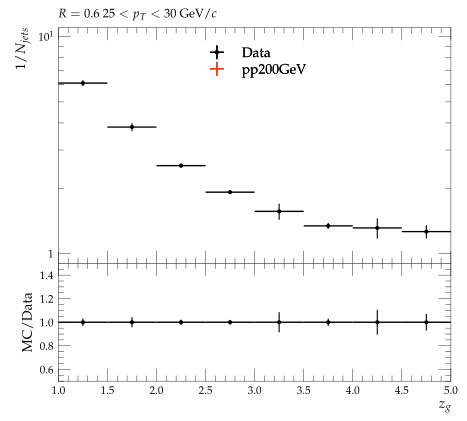

Source code (Python):
#! /usr/bin/env python3

# This Python script was auto-generated using YODA v2.1.0.
# Analysis object: /STAR_2020_I1783875/d30-x01-y01
# Timestamp: 07-10-2025 (18:42:22)

import matplotlib as mpl
import matplotlib.pyplot as plt
mpl.use('Agg') # comment out for interactive use
import os
import numpy as np
from numpy import nan, inf

plotDir = os.path.split(os.path.realpath(__file__))[0]
if 'YODA_USER_PLOT_PATH' in globals():
    plot_outdir = globals()['YODA_USER_PLOT_PATH']
else:
    plot_outdir = plotDir

#plot style
plt.style.use(os.path.join(plotDir, '../default.mplstyle'))
# plot metadata
figW, figH = plt.rcParams['figure.figsize']
ax_xLabel = r'$z_{g}$'
ax_yLabel = r'$1/N_{jets}$'
ax_title  = r'$R=0.6 ~ 25 < p_{T} < 30$ GeV/$c$'
ax_xScale = 'linear'
ax_yScale = 'log'
xLims = (1.0, 5.0)
yLims = (0.9, 11.0)

# TeX-friendly labels for the legend
labels = {
    'legend' : ([ r"Data", r"pp200GeV" ], r""),
}

# Adjust canvas width and height
canvasW = 10.0
canvasH = 9.0
figW *= canvasW/10.
figH *= canvasH/9.

# Create figure and axis objects
fig, (ax, ratio0_ax) = plt.subplots(2, 1, sharex=True,
                  figsize=(figW,figH), gridspec_kw={'height_ratios': (6.0, 3.0)})

# Set figure margins
plt.subplots_adjust(
    left   = 1.0 * plt.rcParams['figure.subplot.left'],
    right  = 1.0 * plt.rcParams['figure.subplot.right'],
    top    = 1.0 * plt.rcParams['figure.subplot.top'],
    bottom = 1.0 * plt.rcParams['figure.subplot.bottom'])

ratio0_ax.yaxis.set_major_locator(mpl.ticker.MultipleLocator(0.2))
ratio0_ax.set_ylim(0.5, 1.4999)
ratio0_ax.set_ylabel('MC/Data')

# the numerical data is stored in a separate file
dataf = dict()
prefix = os.path.split(__file__)[0]
if prefix:    prefix = prefix + '/'
exec(open(prefix+'d30-x01-y01__data.py').read(), dataf)


legend_handles = dict() # keep track of handles for the legend

# style options for curves
# starts at zorder>=5 to draw curve on top of legend
styles = {
  'Data': {
    'color' : 'black',
    'linestyle' : '-',
    'linewidth' : 1,
    'marker' : 'o',
    'markersize' : 2,
    'capsize' : 0.0,
    'zorder' : 5,
    'histstyle' : 0,
    'drawstyle' : 'steps-pre',
    'xerrorbars' : 1,
    'yerrorbars' : 1,
    'fillcolor' : None,
    'fillopacity' : 1.0,
    'ratio0_linestyle' : '-',
    'ratio0_linewidth' : 1,
    'ratio0_marker' : 'o',
    'ratio0_markersize' : 2,
    'ratio0_capsize' : 0.0,
    'ratio0_zorder' : 5,
    'ratio0_histstyle' : 0,
    'ratio0_drawstyle' : 'steps-pre',
    'ratio0_xerrorbars' : 1,
    'ratio0_yerrorbars' : 1,
  },
  'pp200GeV.yoda': {
    'color' : '#EE3311',
    'linestyle' : '-',
    'linewidth' : 1,
    'marker' : 'none',
    'markersize' : 2,
    'capsize' : 0.0,
    'zorder' : 6,
    'histstyle' : 1,
    'drawstyle' : 'steps-pre',
    'xerrorbars' : 1,
    'yerrorbars' : 1,
    'fillcolor' : None,
    'fillopacity' : 1.0,
    'ratio0_linestyle' : '-',
    'ratio0_linewidth' : 1,
    'ratio0_marker' : 'none',
    'ratio0_markersize' : 2,
    'ratio0_capsize' : 0.0,
    'ratio0_zorder' : 6,
    'ratio0_histstyle' : 1,
    'ratio0_drawstyle' : 'steps-pre',
    'ratio0_xerrorbars' : 1,
    'ratio0_yerrorbars' : 1,
  },
}

# curve from input yoda files in main panel
for label, yvals in dataf['yvals'].items():
    if all(np.isnan(v) for v in dataf['yvals'][label]):
        continue
    tmp = None
    if styles[label]['histstyle']: # draw as histogram
        xpos = dataf['xedges'][label] if styles[label]['drawstyle'] else dataf['xpoints'][label]
        ypos = np.insert(yvals, 0, yvals[0]) if styles[label]['drawstyle'] else yvals
        if styles[label]['fillcolor']: # fill area below curve
            ax.fill_between(xpos, ypos, step='pre',
                            color=styles[label]['fillcolor'],
                            alpha=styles[label]['fillopacity'])
        tmp, = ax.plot(xpos, ypos,
                       color=styles[label]['color'],
                       linestyle=styles[label]['linestyle'],
                       linewidth=styles[label]['linewidth'],
                       drawstyle=styles[label]['drawstyle'], solid_joinstyle='miter',
                       zorder=styles[label]['zorder'], label=label)
    tmp = ax.errorbar(dataf['xpoints'][label], yvals,
                      xerr=np.array(dataf['xerrs'][label])*styles[label]['xerrorbars'],
                      yerr=np.array(dataf['yerrs'][label])*styles[label]['yerrorbars'],
                      fmt=styles[label]['marker'], capsize=styles[label]['capsize'],
                      markersize=styles[label]['markersize'],
                      ecolor=styles[label]['color'],
                      color=styles[label]['color'], zorder=styles[label]['zorder'])
    tmp[-1][0].set_linestyle(styles[label]['linestyle'])
    tmp[-1][0].set_linewidth(styles[label]['linewidth'])
    if label in dataf['add_legend_handle']:  legend_handles[label] = tmp
    for varLabel in dataf['variation_yvals'].keys():
        if varLabel.startswith(label):
            tmp, = ax.plot(dataf['xedges'][label], dataf['variation_yvals'][varLabel],
                           color=styles[label]['color'],
                           linestyle=styles[label]['linestyle'],
                           linewidth=styles[label]['linewidth'],
                           drawstyle='steps-pre', solid_joinstyle='miter',
                           zorder=styles[label]['zorder'], alpha=0.5)


# plots on ratio panel
# curve from input yoda files in ratio panel
for label, yvals in dataf['ratio0_yvals'].items():
    if all(np.isnan(v) for v in yvals):
        continue
    if styles[label]['ratio0_histstyle']: # plot as histogram
        xpos = dataf['xedges']['Data'] if styles[label]['ratio0_drawstyle'] else dataf['xpoints']['Data']
        ypos = np.insert(yvals, 0, yvals[0]) if styles[label]['ratio0_drawstyle'] else yvals
        ratio0_ax.plot(xpos, ypos,
                       color=styles[label]['color'],
                       linewidth=styles[label]['linewidth'],
                       linestyle=styles[label]['ratio0_linestyle'],
                       drawstyle=styles[label]['ratio0_drawstyle'], zorder=styles[label]['zorder'],
                       solid_joinstyle='miter')
    tmp = ratio0_ax.errorbar(dataf['xpoints']['Data'], yvals,
                             xerr=np.array(dataf['ref_xerrs'])*styles[label]['ratio0_xerrorbars'],
                             yerr=np.array(dataf['ratio0_yerrs'][label])*styles[label]['ratio0_yerrorbars'],
                             fmt=styles[label]['ratio0_marker'], capsize=styles[label]['ratio0_capsize'],
                             markersize=styles[label]['ratio0_markersize'],
                             ecolor=styles[label]['color'],
                             color=styles[label]['color'])
    tmp[-1][0].set_linestyle(styles[label]['ratio0_linestyle'])
    tmp[-1][0].set_linewidth(styles[label]['ratio0_linewidth'])

    for varlabel in dataf['ratio0_variation_vals'].keys():
        if varlabel.startswith(label):
            ratio0_ax.plot(dataf['xedges']['Data'],
                            dataf['ratio0_variation_vals'][varlabel],
                            color=styles[label]['color'],
                            linestyle=styles[label]['linestyle'],
                            linewidth=styles[label]['linewidth'],
                            drawstyle='steps-pre', solid_joinstyle='miter',
                            zorder=1, alpha=0.5)

legend_items = list(legend_handles.values())
ax.add_artist(ax.legend(legend_items,
                        labels['legend'][0],
                        title=labels['legend'][1],
                        alignment='left',
                        loc='upper center',
                        bbox_to_anchor=(0.5, 0.97)))

# set plot metadata as defined above
ratio0_ax.set_xlabel(ax_xLabel)
ratio0_ax.xaxis.set_label_coords(1., -0.15)
ax.set_ylabel(ax_yLabel, ha='right', va='top')
ax.yaxis.set_label_coords(-0.11, 1.0)
ax.set_title(ax_title, loc='left')
ax.set_xscale(ax_xScale)
ax.set_yscale(ax_yScale)
ax.set_xlim(xLims)
ax.set_ylim(yLims)

# tick formatting
plt.rcParams['xtick.top'] = True
plt.rcParams['ytick.right'] = True
ax.yaxis.set_major_locator(mpl.ticker.LogLocator(base=10.0, numticks=np.inf))
ax.yaxis.set_minor_locator(mpl.ticker.LogLocator(
                           base=10.0, subs=np.arange(0.1, 1, 0.1), numticks=np.inf))
fig.align_ylabels((ax, ratio0_ax))
plt.savefig(os.path.join(plot_outdir, 'd30-x01-y01.pdf'), format='PDF')
plt.savefig(os.path.join(plot_outdir, 'd30-x01-y01.png'), format='PNG')

plt.close(fig)
